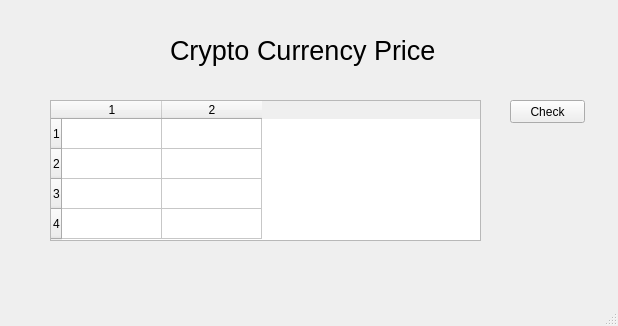
<?xml version="1.0" encoding="UTF-8"?>
<ui version="4.0">
 <class>MainWindow</class>
 <widget class="QMainWindow" name="MainWindow">
  <property name="geometry">
   <rect>
    <x>0</x>
    <y>0</y>
    <width>618</width>
    <height>326</height>
   </rect>
  </property>
  <property name="windowTitle">
   <string>Crypto Currency Price</string>
  </property>
  <widget class="QWidget" name="centralwidget">
   <widget class="QLabel" name="label">
    <property name="geometry">
     <rect>
      <x>170</x>
      <y>30</y>
      <width>321</width>
      <height>41</height>
     </rect>
    </property>
    <property name="font">
     <font>
      <pointsize>20</pointsize>
     </font>
    </property>
    <property name="text">
     <string>Crypto Currency Price</string>
    </property>
   </widget>
   <widget class="QPushButton" name="pushButton">
    <property name="geometry">
     <rect>
      <x>510</x>
      <y>100</y>
      <width>75</width>
      <height>23</height>
     </rect>
    </property>
    <property name="text">
     <string>Check</string>
    </property>
   </widget>
   <widget class="QTableWidget" name="tableWidget">
    <property name="geometry">
     <rect>
      <x>50</x>
      <y>100</y>
      <width>431</width>
      <height>141</height>
     </rect>
    </property>
    <property name="rowCount">
     <number>4</number>
    </property>
    <property name="columnCount">
     <number>2</number>
    </property>
    <row/>
    <row/>
    <row/>
    <row/>
    <column/>
    <column/>
   </widget>
  </widget>
  <widget class="QMenuBar" name="menubar">
   <property name="geometry">
    <rect>
     <x>0</x>
     <y>0</y>
     <width>618</width>
     <height>21</height>
    </rect>
   </property>
  </widget>
  <widget class="QStatusBar" name="statusbar"/>
 </widget>
 <resources/>
 <connections/>
</ui>
